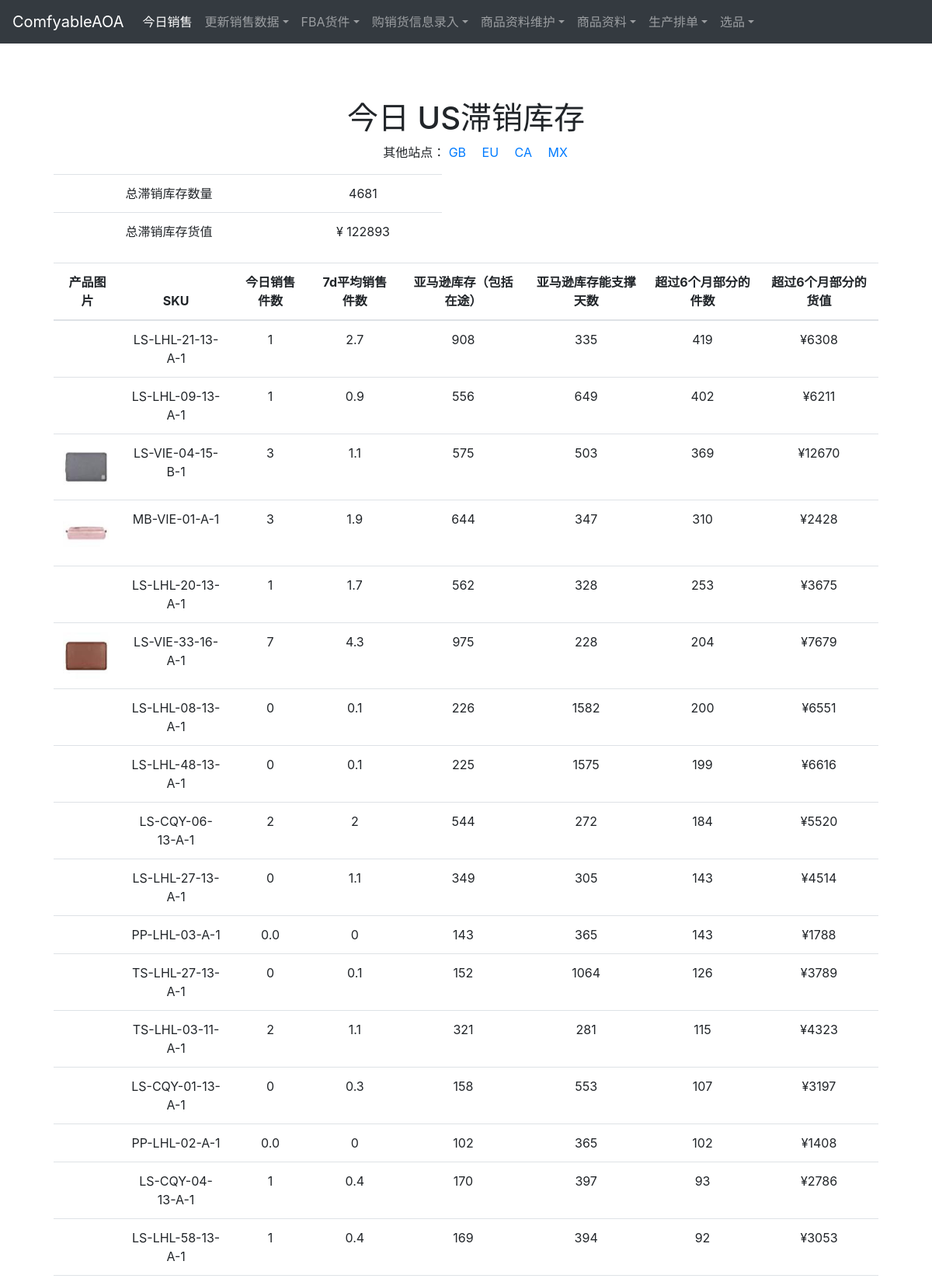
Page /salesMonitor/get_excess_inventory/US/ (signed in, upper part) on the committed database.
### salesMonitor/models.py (models this page shows, shortened)
class TodayProductSales(models.Model):
    product = models.ForeignKey(Product, on_delete=models.CASCADE)
    sold_qty = models.IntegerField(default=0)
    sales_amount = models.FloatField(default=0)
    sold_qty_average_7d = models.FloatField(default=0)
    average_price_7d = models.FloatField(default=0)
    fba_inventory = models.ForeignKey(FbaInventory, on_delete=models.CASCADE,null=1)
    lasting_day_estimated_by_us = models.FloatField(default=0)
    lasting_day_of_available_estimated_by_us = models.FloatField(default=0)
    lasting_day_of_available_fc_estimated_by_us = models.FloatField(default=0)
    lasting_day_of_total_fba_unit_estimated_by_us = models.FloatField(default=0)
    country = models.CharField(max_length=2,default='US')

class Product(models.Model):
    sku = models.CharField(max_length=30)
    new = models.BooleanField(default=False)
    discontinued = models.BooleanField(default=False)
    name_in_chinese  = models.CharField(max_length = 150, default="")
    transparency  = models.BooleanField(default=False)
    image = models.ImageField(upload_to='productimage',
        null=True,
        blank=True,
        editable=True,
        help_text="Product Picture",
        verbose_name="Product Picture"
    )
    image_height = models.PositiveIntegerField(null=True, blank=True, editable=False, default="100")
    image_width = models.PositiveIntegerField(null=True, blank=True, editable=False, default="100")
    package_length = models.FloatField(default=0)
    package_width = models.FloatField(default=0)
    package_height = models.FloatField(default=0)
    package_weight = models.PositiveIntegerField(default=0)
    actual_weight_forced = models.BooleanField(default=False)

### salesMonitor/views.py (the view)
# urls.py: path('get_excess_inventory/<slug:country>/', views.get_excess_inventory, name='get_excess_inventory'),
@login_required
def get_excess_inventory(request, country):
    if request.user.groups.filter(name = 'sales').exists():
        template = loader.get_template('get_excess_inventory.html')
        import operator
        class ExcessProduct:
            def __init__(self, product, sold_qty_average_7d, sold_qty_today, total_unit, days_maintain, excess_qty, excess_value):
                self.product = product
                self.sold_qty_average_7d = sold_qty_average_7d
                self.sold_qty_today = sold_qty_today
                self.total_unit = total_unit
                self.days_maintain = days_maintain
                self.excess_qty = excess_qty
                self.excess_value = excess_value
        countries = list(set([i.country for i in TodayProductSales.objects.all()]))
        countries = [c for c in countries if c != country]
        Min_Days_Maintain = 180.0
        Default_Long_Days = 365.0
        excess_product_list = []
        excess_product_total_unit = 0.0
        excess_product_total_value = 0.0
        default_purchasing_price = 30.0
        for fba_inventory in FbaInventory.objects.filter(country = country).all():
            sku = fba_inventory.sku
            days_maintain = Default_Long_Days
            if TodayProductSales.objects.filter(country=country, product__sku = sku).count():
                today_product_sales = TodayProductSales.objects.filter(country=country, product__sku = sku).first()
                product = today_product_sales.product
                sold_qty_average_7d = today_product_sales.sold_qty_average_7d
                sold_qty_today = today_product_sales.sold_qty
                days_maintain = fba_inventory.total_unit / sold_qty_average_7d
                if days_maintain > Min_Days_Maintain:
                    excess_qty = fba_inventory.total_unit - sold_qty_average_7d * Min_Days_Maintain
                    if product.sku:
                        excess_product_total_unit += excess_qty
                        if SkuPurchasingPrice.objects.filter(sku = sku).count():
                            price = SkuPurchasingPrice.objects.filter(sku = sku).order_by('-date').first().purchasing_price
                        else:
                            price = default_purchasing_price
                        excess_value = excess_qty * price
                        excess_product_total_value += excess_value
                        excess_product = ExcessProduct(product, sold_qty_average_7d, sold_qty_today,  fba_inventory.total_unit, days_maintain, excess_qty,excess_value)
                        excess_product_list.append(excess_product)
            elif fba_inventory.total_unit > 0.0:
                days_maintain = Default_Long_Days
                excess_qty = fba_inventory.total_unit
                sold_qty_average_7d = 0.0
                sold_qty_today = 0.0
                if Product.objects.filter(sku = sku).count():
                    excess_product_total_unit += excess_qty
                    if SkuPurchasingPrice.objects.filter(sku = sku).count():
                        price = SkuPurchasingPrice.objects.filter(sku = sku).order_by('-date').first().purchasing_price
                    else:
                        price = default_purchasing_price
                    excess_value = excess_qty * price
                    excess_product_total_value += excess_value
                    excess_product = ExcessProduct(Product.objects.filter(sku = sku).first(), sold_qty_average_7d, sold_qty_today,  fba_inventory.total_unit, days_maintain, excess_qty,excess_value)
                    excess_product_list.append(excess_product)
        excess_product_list.sort(key=operator.attrgetter('excess_qty'),reverse = True)
        context = {
            'excess_product_list': excess_product_list ,\
            'excess_product_total_unit': excess_product_total_unit ,\
            'excess_product_total_value': excess_product_total_value ,\
            'country': country ,\
            'countries': countries ,\
        }
        return HttpResponse(template.render(context, request))

### salesMonitor/templatetags/sales_monitor_extras.py (called while the page is built)
@register.filter(name='has_group')
def has_group(user, group_name):
    return user.groups.filter(name=group_name).exists()

### salesMonitor/templates/get_excess_inventory.html (shortened to what this page needs)
{% extends "todaySalesBase.html" %}
{% block css %}
<link href="/static/bootstrap-datepicker-1.9.0-dist/css/bootstrap-datepicker3.min.css" rel="stylesheet">
{% endblock %}
{% block content %}
<h1>今日
  {{country}}滞销库存</h1>
<ul class='other_country'><li><span>其他站点：</span></li>
  {% for c in countries %}
      <li><a href="{% url 'get_excess_inventory' country=c %}">{{c}}</a></li>
  {% endfor %}
</ul>
<table class="table"  style="width:500px">
  <tbody>
      <tr>
        <td scope="row">总滞销库存数量</td>
        <td>{{ excess_product_total_unit|floatformat:0 }}</td>
      </tr>
      <tr>
        <td scope="row">总滞销库存货值</td>
        <td>¥ {{ excess_product_total_value|floatformat:0 }}</td>
      </tr>
    </tbody>
</table>
<table class="table">
  <tbody>
      <thead class='sticky-top'>
        <th>产品图片</th>
        <th>SKU</th>
        <th>今日销售件数</th>
        <th>7d平均销售件数</th>
        <th>亚马逊库存（包括在途）</th>
        <th>亚马逊库存能支撑天数</th>
        <th>超过6个月部分的件数</th>
        <th>超过6个月部分的货值</th>
      </thead>
      {% for top_sku in excess_product_list %}
      <tr {% if top_sku.lasting_day_of_available_estimated_by_us < 10 or top_sku.lasting_day_of_available_fc_estimated_by_us < 15 or top_sku.lasting_day_of_total_fba_unit_estimated_by_us < 35 %} style="background-color:#FF0000" {% endif %}>
        <td scope="row">{% if top_sku.product.image %}<img src="{{top_sku.product.image.url}}" class="mini-image">{% endif %}</td>
        <td>{{top_sku.product.sku}}</td>
        <td>{{top_sku.sold_qty_today}}</td>
        <td>{{top_sku.sold_qty_average_7d|floatformat:-1}}</td>
        <td>{{top_sku.total_unit}}</td>
        <td>{{top_sku.days_maintain|floatformat:0}}</td>
        <td>{{top_sku.excess_qty|floatformat:0}}</td>
        <td>¥{{top_sku.excess_value|floatformat:0}}</td>
      </tr>
      {% endfor %}
  </tbody>
</table>
{% endblock %}

### static/css/starter-template.css (style rules this page uses)
body { padding-top: 5rem; }

### salesMonitor/templates/get_excess_inventory.html (style rules this page uses)
.sticky-top th { background: white; position: sticky; top: 50px; box-shadow: 0 2px 2px -1px rgba(0, 0, 0, 0.4); }
.mini-image { display:block; max-width:60px; max-height:60px; width: auto; height: auto; }
ul.other_country li { display: inline-block; }
ul.other_country li a { padding-right: 1em; }

### rows in the picture
TodayProductSales: countries "GB"
TodayProductSales: countries "EU"
TodayProductSales: countries "CA"
TodayProductSales: countries "MX"
Product: product.sku "LS-LHL-21-13-A-1"
TodayProductSales: sold_qty_average_7d "2.7"
Product: product.sku "LS-LHL-09-13-A-1"
TodayProductSales: sold_qty_average_7d "0.9"
Product: product.image (picture), product.sku "LS-VIE-04-15-B-1"
TodayProductSales: sold_qty_average_7d "1.1"
Product: product.image (picture), product.sku "MB-VIE-01-A-1"
TodayProductSales: sold_qty_average_7d "1.9"
Product: product.sku "LS-LHL-20-13-A-1"
TodayProductSales: sold_qty_average_7d "1.7"
Product: product.image (picture), product.sku "LS-VIE-33-16-A-1"
TodayProductSales: sold_qty_average_7d "4.3"
Product: product.sku "LS-LHL-08-13-A-1"
TodayProductSales: sold_qty_average_7d "0.1"
Product: product.sku "LS-LHL-48-13-A-1"
TodayProductSales: sold_qty_average_7d "0.1"
Product: product.sku "LS-CQY-06-13-A-1"
TodayProductSales: sold_qty_average_7d "2"
Product: product.sku "LS-LHL-27-13-A-1"
TodayProductSales: sold_qty_average_7d "1.1"
Product: product.sku "PP-LHL-03-A-1"
Product: product.sku "TS-LHL-27-13-A-1"
TodayProductSales: sold_qty_average_7d "0.1"
Product: product.sku "TS-LHL-03-11-A-1"
TodayProductSales: sold_qty_average_7d "1.1"
Product: product.sku "LS-CQY-01-13-A-1"
TodayProductSales: sold_qty_average_7d "0.3"
TodayProductSales: product.sku "PP-LHL-02-A-1", sold_qty_today "0.0", sold_qty_average_7d "0", total_unit "102", days_maintain "365", excess_qty "102", excess_value "1408"
Product: product.sku "LS-CQY-04-13-A-1"
TodayProductSales: sold_qty_average_7d "0.4"
Product: product.sku "LS-LHL-58-13-A-1"
TodayProductSales: sold_qty_average_7d "0.4"

### other values in the picture
{{ country }} "US"
{{ excess_product_total_unit|floatformat:0 }} "4681"
{{ excess_product_total_value|floatformat:0 }} "122893"
{{ top_sku.sold_qty_today }} "1" "1" "3" "3" "1" "7" "0" "0" "2" "0" "0.0" "0" "2" "0" "1" "1"
{{ top_sku.total_unit }} "908" "556" "575" "644" "562" "975" "226" "225" "544" "349" "143" "152" "321" "158" "170" "169"
{{ top_sku.days_maintain|floatformat:0 }} "335" "649" "503" "347" "328" "228" "1582" "1575" "272" "305" "365" "1064" "281" "553" "397" "394"
{{ top_sku.excess_qty|floatformat:0 }} "419" "402" "369" "310" "253" "204" "200" "199" "184" "143" "143" "126" "115" "107" "93" "92"
{{ top_sku.excess_value|floatformat:0 }} "6308" "6211" "12670" "2428" "3675" "7679" "6551" "6616" "5520" "4514" "1788" "3789" "4323" "3197" "2786" "3053"
{{ top_sku.sold_qty_average_7d|floatformat:-1 }} "0"
